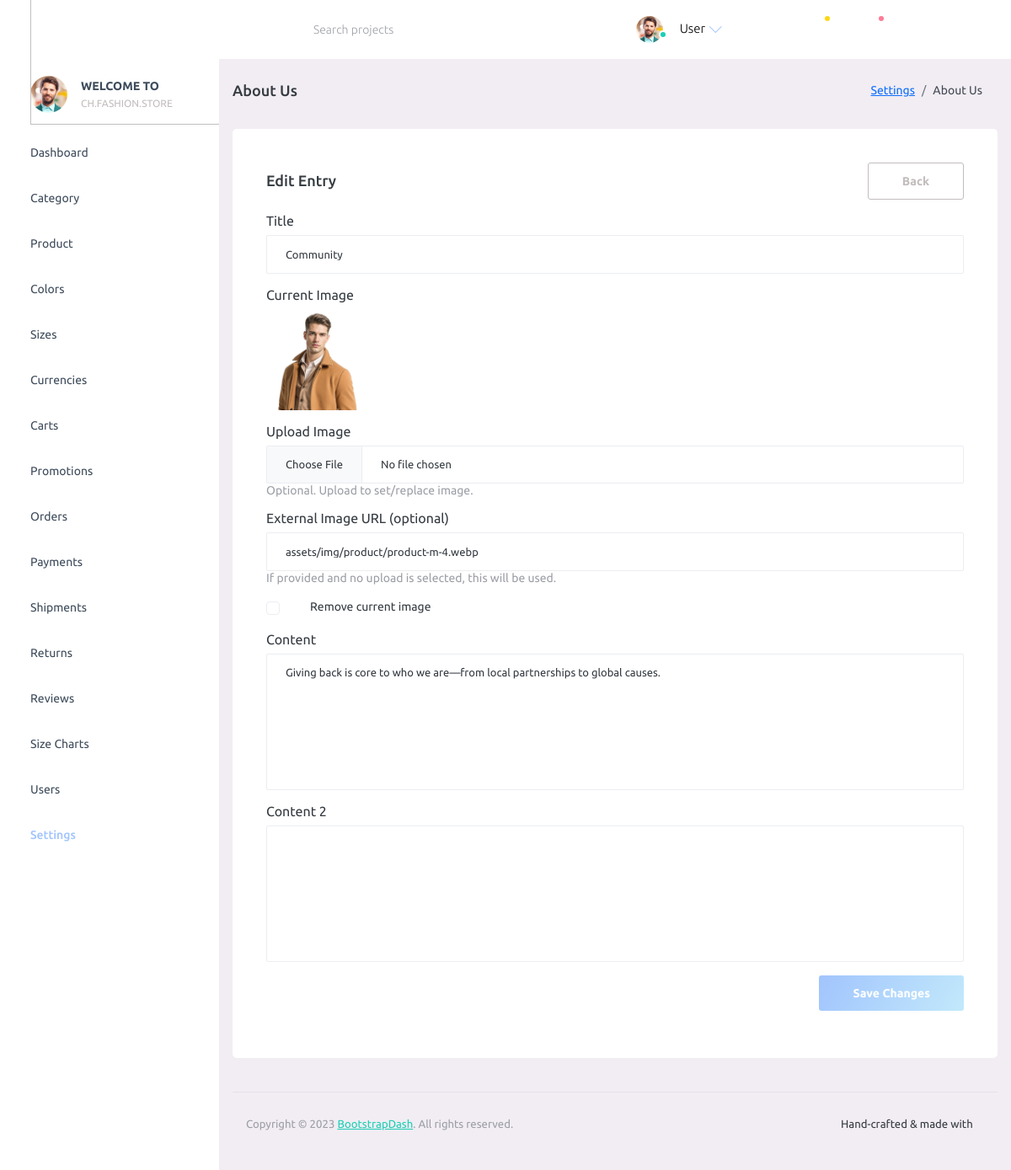
/admin/?p=about_us&edit=5, run on the app's committed database.
### tables this page shows
CREATE TABLE about_us (
  id BIGINT UNSIGNED AUTO_INCREMENT PRIMARY KEY,
  title VARCHAR(200) NULL,
  content MEDIUMTEXT NULL,
  content_2 MEDIUMTEXT NULL,
  image_url VARCHAR(500) NULL,
  updated_at TIMESTAMP NOT NULL DEFAULT CURRENT_TIMESTAMP ON UPDATE CURRENT_TIMESTAMP,
  created_at TIMESTAMP NOT NULL DEFAULT CURRENT_TIMESTAMP
);

### admin/config/database.php (called while the page is built, shortened)
<?php
function db(): PDO
{
      $dsn = getenv('FS_DB_DSN') ?: 'mysql:host=127.0.0.1;port=3306;dbname=fashionstore;charset=utf8mb4';
      $user = getenv('FS_DB_USER') ?: 'root';
      $pass = getenv('FS_DB_PASS') ?: '';
      $options = [
            PDO::ATTR_ERRMODE => PDO::ERRMODE_EXCEPTION,
            PDO::ATTR_DEFAULT_FETCH_MODE => PDO::FETCH_ASSOC,
            PDO::ATTR_EMULATE_PREPARES => false,
      ];
      $pdo = new PDO($dsn, $user, $pass, $options);
      try {
            $pdo->exec("SET SESSION sql_mode='STRICT_TRANS_TABLES,ERROR_FOR_DIVISION_BY_ZERO,NO_ENGINE_SUBSTITUTION'");
      } catch (Throwable $e) {
      }
      return $pdo;
}

### admin/config/function.php (called while the page is built, shortened)
<?php
require_once __DIR__ . '/database.php';
function db_one(string $sql, array $params = []): ?array
{
      $stmt = db()->prepare($sql);
      $stmt->execute($params);
      $row = $stmt->fetch();
      return $row === false ? null : $row;
}

### admin/pages/about_us.php (the view, shortened to what this page needs)
<?php
require_once __DIR__ . '/../config/function.php';
function about_get(int $id): ?array
{
      return db_one('SELECT id, title, content,content_2, image_url, created_at, updated_at FROM about_us WHERE id = ?', [$id]);
}
?>
<div class="page-header">
      <h3 class="page-title"> About Us </h3>
      <nav aria-label="breadcrumb">
            <ol class="breadcrumb">
                  <li class="breadcrumb-item"><a href="#">Settings</a></li>
                  <li class="breadcrumb-item active" aria-current="page">About Us</li>
            </ol>
      </nav>
</div>
<?php
$mode = 'list';
$editId = 0;
if (isset($_GET['action']) && $_GET['action'] === 'create') {
      $mode = 'create';
} elseif (isset($_GET['edit'])) {
      $editId = (int)$_GET['edit'];
      if ($editId > 0) {
            $mode = 'edit';
      }
}
$editing = null;
if ($mode === 'edit') {
      $editing = about_get($editId);
}
?>
<?php if ($mode === 'list'): ?>
      <div class="row">
            <div class="col-lg-12 grid-margin stretch-card">
                  <div class="card">
                        <div class="card-body">
                              <div class="d-flex justify-content-between align-items-center mb-3">
                                    <h4 class="card-title mb-0">About Us Entries</h4>
                                    <a href="/admin/?p=about_us&action=create" class="btn btn-gradient-primary">Add New</a>
                              </div>
                              <?php $rows = about_list(); ?>
                              <div class="table-responsive">
                                    <table class="table">
                                          <thead>
                                                <tr>
                                                      <th>ID</th>
                                                      <th>Title</th>
                                                      <th>Content</th>
                                                      <th>Content 2</th>
                                                      <th>Image</th>
                                                      <th>Updated</th>
                                                      <th>Actions</th>
                                                </tr>
                                          </thead>
                                          <tbody>
                                                <?php if (empty($rows)) { ?>
                                                      <tr>
                                                            <td colspan="5" class="text-center text-muted">No entries yet. Click "Add New" to create one.</td>
                                                      </tr>
                                                <?php } else { ?>
                                                      <?php foreach ($rows as $row) { ?>
                                                            <tr>
                                                                  <td><?php echo (int)$row['id']; ?></td>
                                                                  <td><?php echo htmlspecialchars((string)($row['title'] ?? ''), ENT_QUOTES); ?></td>
                                                                  <td><?php echo htmlspecialchars((string)($row['content'] ?? ''), ENT_QUOTES); ?></td>
                                                                  <td><?php echo htmlspecialchars((string)($row['content_2'] ?? ''), ENT_QUOTES); ?></td>
                                                                  <td>
                                                                        <?php if (!empty($row['image_url'])) { ?>
                                                                              <img src="<?php echo htmlspecialchars((string)$row['image_url'], ENT_QUOTES); ?>" alt="" style="width:50px;height:50px;object-fit:cover;border-radius:4px;" />
                                                                        <?php } else { ?>
                                                                              <span class="text-muted">-</span>
                                                                        <?php } ?>
                                                                  </td>
                                                                  <td><small class="text-muted"><?php echo htmlspecialchars((string)($row['updated_at'] ?? ''), ENT_QUOTES); ?></small></td>
                                                                  <td>
                                                                        <a href="/admin/?p=about_us&edit=<?php echo (int)$row['id']; ?>" class="btn btn-sm btn-outline-secondary">Edit</a>
                                                                        <form method="post" class="d-inline" onsubmit="return confirm('Delete this entry?');">
                                                                              <input type="hidden" name="form" value="delete_about">
                                                                              <input type="hidden" name="id" value="<?php echo (int)$row['id']; ?>">
                                                                              <button type="submit" class="btn btn-sm btn-outline-danger">Delete</button>
                                                                        </form>
                                                                  </td>
                                                            </tr>
                                                      <?php } ?>
                                                <?php } ?>
                                          </tbody>
                                    </table>
                              </div>
                        </div>
                  </div>
            </div>
      </div>
<?php else: ?>
      <?php $isEdit = ($mode === 'edit'); ?>
      <div class="row">
            <div class="col-lg-12 grid-margin stretch-card">
                  <div class="card">
                        <div class="card-body">
                              <div class="d-flex justify-content-between align-items-center mb-3">
                                    <h4 class="card-title mb-0"><?php echo $isEdit ? 'Edit Entry' : 'Create Entry'; ?></h4>
                                    <a href="/admin/?p=about_us" class="btn btn-outline-secondary">Back</a>
                              </div>
                              <form method="post" enctype="multipart/form-data">
                                    <div class="mb-3">
                                          <label class="form-label">Title</label>
                                          <input type="text" class="form-control" name="title" value="<?php echo htmlspecialchars((string)($isEdit ? ($editing['title'] ?? '') : ''), ENT_QUOTES); ?>">
                                    </div>
                                    <?php if ($isEdit) { ?>
                                          <div class="mb-3">
                                                <label class="form-label">Current Image</label>
                                                <div>
                                                      <?php if (!empty($editing['image_url'])) { ?>
                                                            <img src="<?php echo htmlspecialchars((string)$editing['image_url'], ENT_QUOTES); ?>" alt="" style="width:120px;height:120px;object-fit:cover;border-radius:4px;" />
                                                      <?php } else { ?>
                                                            <span class="text-muted">No image</span>
                                                      <?php } ?>
                                                </div>
                                          </div>
                                    <?php } ?>
                                    <div class="mb-3">
                                          <label class="form-label">Upload Image</label>
                                          <input type="file" class="form-control" name="image_file" accept="image/*">
                                          <small class="text-muted">Optional. Upload to set/replace image.</small>
                                    </div>
                                    <div class="mb-3">
                                          <label class="form-label">External Image URL (optional)</label>
                                          <input type="text" class="form-control" name="image_url" value="<?php echo htmlspecialchars((string)($isEdit ? ($editing['image_url'] ?? '') : ''), ENT_QUOTES); ?>" placeholder="https://...">
                                          <small class="text-muted">If provided and no upload is selected, this will be used.</small>
                                    </div>
                                    <?php if ($isEdit && !empty($editing['image_url'])) { ?>
                                          <div class="form-check mb-3">
                                                <input class="form-check-input" type="checkbox" value="1" id="removeImageCheck" name="remove_image">
                                                <label class="form-check-label" for="removeImageCheck">Remove current image</label>
                                          </div>
                                    <?php } ?>
                                    <div class="mb-3">
                                          <label class="form-label">Content</label>
                                          <textarea class="form-control" name="content" rows="10"><?php echo htmlspecialchars((string)($isEdit ? ($editing['content'] ?? '') : ''), ENT_QUOTES); ?></textarea>
                                    </div>
                                    <div class="mb-3">
                                          <label class="form-label">Content 2</label>
                                          <textarea class="form-control" name="content_2" rows="10"><?php echo htmlspecialchars((string)($isEdit ? ($editing['content_2'] ?? '') : ''), ENT_QUOTES); ?></textarea>
                                    </div>
                                    <div class="d-flex justify-content-end">
                                          <button type="submit" class="btn btn-gradient-primary"><?php echo $isEdit ? 'Save Changes' : 'Create'; ?></button>
                                    </div>
                              </form>
                        </div>
                  </div>
            </div>
      </div>
<?php endif; ?>

### data on the page
about_us: title "Community", image_url (picture), image_url "assets/img/product/product-m-4.webp", content "Giving back is core to who we are—from local partnerships to global causes."

### other printed values
$displayName "User"
